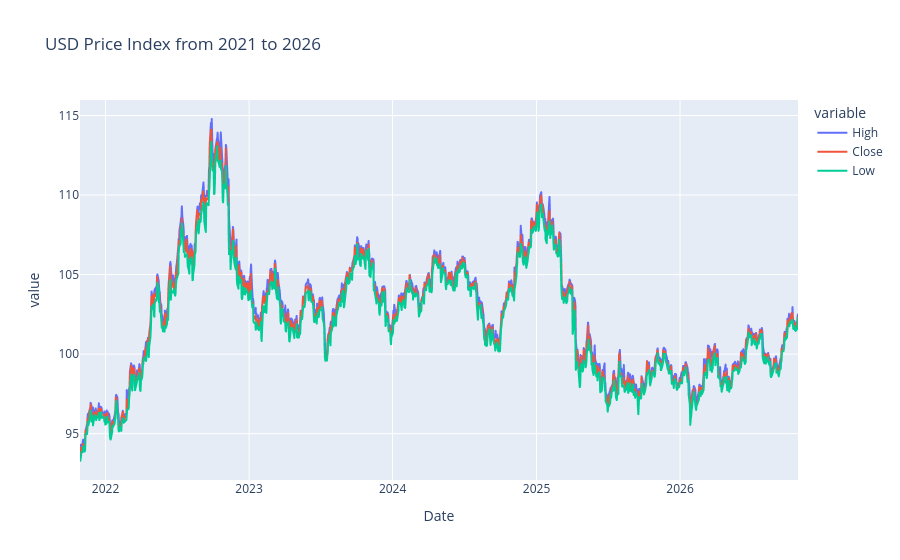

Write notebook code for a chart like this one.
### Markdown cell above
# Construct Line Plot of HLC Data

### Code cell
fig = px.line(df, x='Date', y=['High', 'Close', 'Low'], title='USD Price Index from 2021 to 2026')
fig.show()

### Figure 1 — Plotly figure (JSON) as saved in the notebook; plotly's stock layout.template omitted (floating-point values rounded to 4 significant figures; data arrays with more than 128 entries replaced by an {"elided": "..."} marker saying what was removed)
{"data": [{"hovertemplate": "variable=High<br>Date=%{x}<br>value=%{y}<extra></extra>", "legendgroup": "High", "line": {"color": "#636efa", "dash": "solid"}, "marker": {"symbol": "circle"}, "mode": "lines", "name": "High", "showlegend": true, "type": "scattergl", "x": {"elided": "1257 str values"}, "xaxis": "x", "y": {"elided": "1257 float values"}, "yaxis": "y"}, {"hovertemplate": "variable=Close<br>Date=%{x}<br>value=%{y}<extra></extra>", "legendgroup": "Close", "line": {"color": "#EF553B", "dash": "solid"}, "marker": {"symbol": "circle"}, "mode": "lines", "name": "Close", "showlegend": true, "type": "scattergl", "x": {"elided": "1257 str values"}, "xaxis": "x", "y": {"elided": "1257 float values"}, "yaxis": "y"}, {"hovertemplate": "variable=Low<br>Date=%{x}<br>value=%{y}<extra></extra>", "legendgroup": "Low", "line": {"color": "#00cc96", "dash": "solid"}, "marker": {"symbol": "circle"}, "mode": "lines", "name": "Low", "showlegend": true, "type": "scattergl", "x": {"elided": "1257 str values"}, "xaxis": "x", "y": {"elided": "1257 float values"}, "yaxis": "y"}], "layout": {"legend": {"title": {"text": "variable"}, "tracegroupgap": 0}, "title": {"text": "USD Price Index from 2021 to 2026"}, "xaxis": {"anchor": "y", "domain": [0, 1], "title": {"text": "Date"}}, "yaxis": {"anchor": "x", "domain": [0, 1], "title": {"text": "value"}}}}
